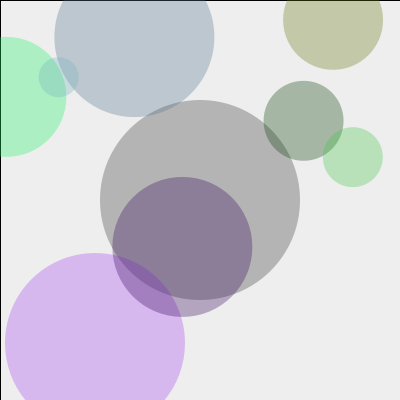
Frame 1 (no input)
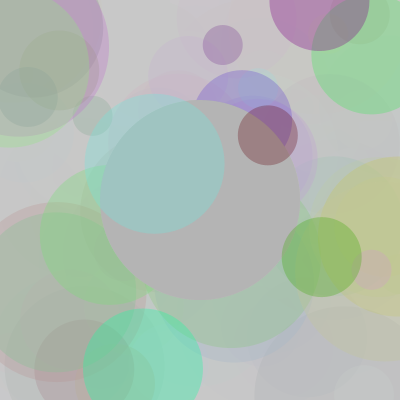
Frame 60 (the mouse pressed at the canvas centre just before this capture)
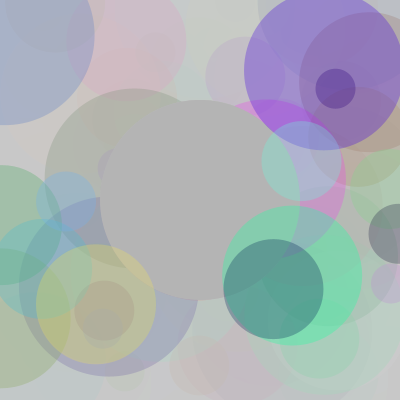
Frame 120 (the mouse held since frame 60 and released just before this capture)

The Processing sketch that drew these frames (run headless with seeded random() and noise(); from frame 60 on, the mouse is pressed at the canvas centre):

// Processing sketch: processing_101379
// ── processing_101379.pde

void setup(){
  
  size(400,400);
  background(255);
  //noLoop();
  frameRate(5);
}


void draw(){
  //background(255);
  fill(200,80);
  rect(0,0,width,height);
  noStroke();
  fill(180);
  drawCircle(width/2,height/2,width/2,height/2,10);
  
  
}


void drawCircle(float x, float y, float w, float h, int recursion){
  
  ellipse(x,y,w,h);
  
  recursion-=1;
  if(recursion>1){
    fill(random(255),random(255),random(255),80);
  drawCircle(random(width), random(height), w-=20, h-=20, recursion);
  }
}
